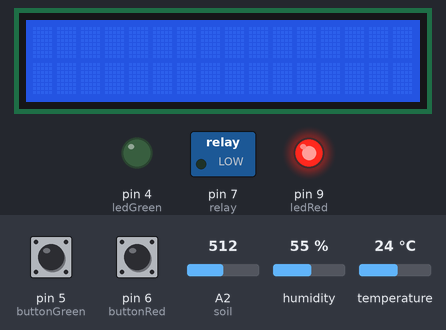
Bench run of a sketch on a simulated Arduino Uno, built with avr-gcc and run on an emulated ATmega328P. On the bench: 16×2 character LCD, switched loads named in the sketch (green lamp = pin HIGH), output pins drawn as LEDs (lit = HIGH). The inputs (shaded band) are chosen by the test bench; at power-on: humidity 55 %, pin 5 (buttonGreen) HIGH, A2 (soil) = 512, temperature 24 °C, pin 6 (buttonRed) HIGH.

Above: at 1.2 s.
1.3 s: humidity set to 22 %
At 11.0 s:
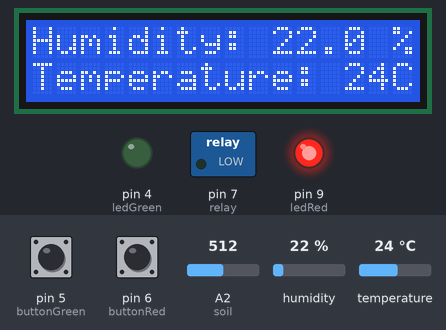
14.3 s: pin 5 (buttonGreen) pulled LOW for 3 s
At 16.4 s:
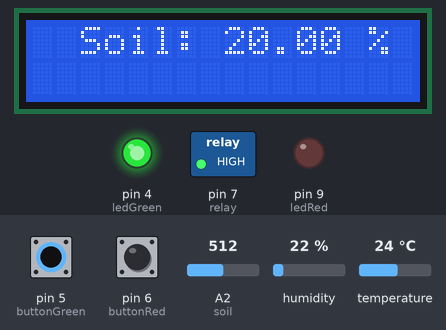
30.3 s: A2 (soil) set to 716
At 30.8 s:
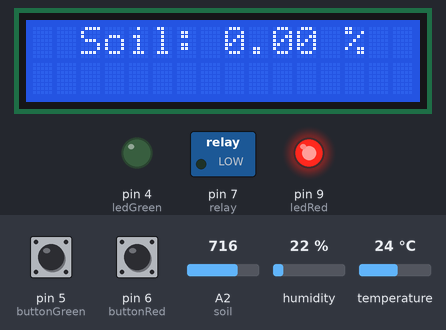
43.3 s: temperature set to 12 °C
At 56.1 s:
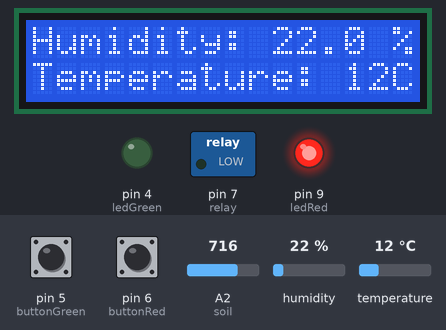
56.3 s: A2 (soil) set to 511
At 62.1 s:
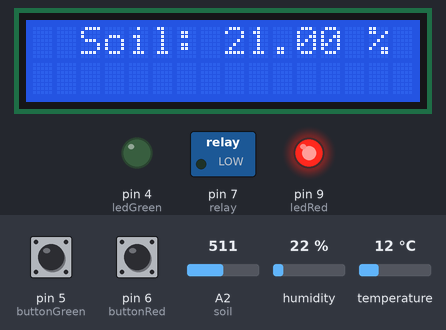
67.2 s: humidity set to 40 %
At 71.2 s:
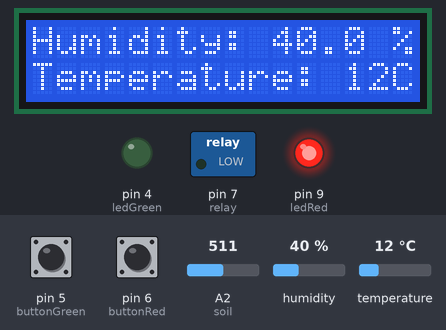
Timing chart, 0 to 72.7 s (numbered marks = the images above; inputs shaded):
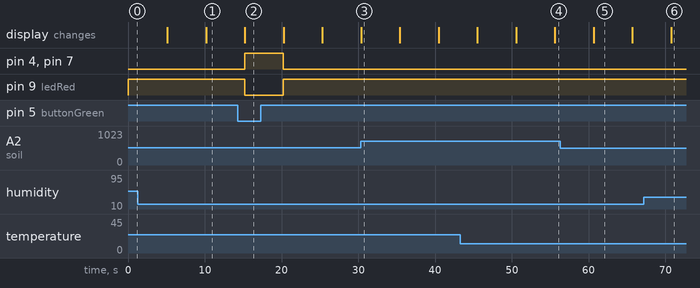

The sketch:

SmartIrrigation.ino
```cpp
#include <Wire.h>
#include <LiquidCrystal_I2C.h>
#include <DHT.h>
LiquidCrystal_I2C lcd(0x27, 16, 2);
#include <SoftwareSerial.h>
SoftwareSerial espCom(2, 3);

#define soil A2
#define relay 7
#define relayON 1
#define relayOFF 0
#define ledRed 9
#define ledGreen 4
#define buttonRed 6
#define buttonGreen 5
#define dhtPin 8
#define dhtType DHT11
DHT dht(dhtPin, dhtType);

bool ledGreenOn = false;
bool ledRedOn = true;


int switchOnValue = 0;

float soilStart = 0.0, soilEnd = 0.0, mean = 0.0;

String dateTime;

enum DisplayState {
  INITIAL,
  HUMIDITY_TEMP,
  SOIL_MOISTURE
};

DisplayState currentState = DisplayState::INITIAL;

unsigned long previousDisplayMillis = 0;
const long displayInterval = 4000;

void setup() {
  Serial.begin(9600);
  espCom.begin(115200);
  dht.begin();
  lcd.init();
  lcd.backlight();
  pinMode(soil, INPUT);
  pinMode(relay, OUTPUT);
  pinMode(ledRed, OUTPUT);
  pinMode(ledGreen, OUTPUT);
  pinMode(buttonRed, INPUT_PULLUP);
  pinMode(buttonGreen, INPUT_PULLUP);

  // init awal
  digitalWrite(relay, relayOFF);
  digitalWrite(ledRed, HIGH);
  digitalWrite(ledGreen, LOW);
}

void loop() {
  int rBtnRed = digitalRead(buttonRed);
  int rBtnGreen = digitalRead(buttonGreen);
  float humidity, moisture, temperature, moisturePercent;
  if (millis() - previousDisplayMillis >= displayInterval) {
    humidity = dht.readHumidity();
    moisture = analogRead(soil);
    temperature = dht.readTemperature();

    moisturePercent = map(moisture, 284, 568, 100, 0);
    if (moisturePercent < 0) {
      moisturePercent = 0;
    } else if (moisturePercent > 100) {
      moisturePercent = 100;
    }

    switch (currentState) {
      case DisplayState::INITIAL:
        lcd.clear();
        lcd.setCursor(5, 0);
        lcd.print("Smart");
        lcd.setCursor(3, 1);
        lcd.print("Irrigation");
        currentState = DisplayState::HUMIDITY_TEMP;
        break;

      case DisplayState::HUMIDITY_TEMP:
        lcd.clear();
        lcd.setCursor(0, 0);
        lcd.print("Humidity: " + String(humidity, 1) + " %");
        lcd.setCursor(0, 1);
        lcd.print("Temperature: " + String(temperature, 0) + "C");
        currentState = DisplayState::SOIL_MOISTURE;
        break;

      case DisplayState::SOIL_MOISTURE:
        lcd.clear();
        lcd.setCursor(2, 0);
        lcd.print("Soil: " + String(moisturePercent) + " %");
        currentState = DisplayState::INITIAL;
        break;
    }

    previousDisplayMillis = millis();  // Update time after display update
  }
//
  // Button handling for LED and relay control
  if (rBtnRed == 0 || moisturePercent >= mean) {
    ledGreenOn = false;
    ledRedOn = true;
  }


  if (rBtnGreen == 0) {
    ledGreenOn = true;
    ledRedOn = false;
  }

  // Relay and LED control based on LED state
  if (ledRedOn ) {
    digitalWrite(relay, relayOFF);
    digitalWrite(ledRed, HIGH);
    digitalWrite(ledGreen, LOW);
  }

  if (ledGreenOn) {
    digitalWrite(relay, relayON);
    digitalWrite(ledRed, LOW);
    digitalWrite(ledGreen, HIGH);
  }

  // SEND DATA KE ESP
  String dataToSend = "/a/" + String(humidity) + ";" + String(moisturePercent) + ";" + String(temperature) + ";" + String(ledGreenOn) + ";";
  espCom.println(dataToSend);

  // Data dari ESP8266
  if (espCom.available()) {                              // Periksa apakah ada data yang tersedia dari ESP8266
    String receivedData = espCom.readStringUntil('\n');  // Baca data dari ESP8266

    // terima data alarm
    if (receivedData.startsWith("/m/")) {

      String data = receivedData.substring(3);  // Hapus penanda dari data

      if (data.toInt() == 1) {
        ledGreenOn = true;
        ledRedOn = false;
      }
    } else if( receivedData.startsWith("/n/") ){
        String data = receivedData.substring(3);  // Hapus penanda dari data
        // Pisahkan data menjadi bagian-bagian terpisah
        int separatorIndex = data.indexOf(';');
        String switchOn = data.substring(0, separatorIndex);
        data = data.substring(separatorIndex + 1);
        separatorIndex = data.indexOf(';');
        String inputSoilStart = data.substring(0, separatorIndex);
        String inputSoilEnd = data.substring(separatorIndex + 1);

        // Konversi string
        switchOnValue = switchOn.toInt();
        float inputSoilStartValue = inputSoilStart.toFloat();
        float inputSoilEndValue = inputSoilEnd.toFloat();

        // if(switchOnValue == 1){
        //   ledGreenOn = true;
        //   ledRedOn = false;
        // }
        // else if(switchOnValue == 0){
        //   ledGreenOn = false;
        //   ledRedOn = true;
        // }

        soilStart = inputSoilStartValue;

        soilEnd = inputSoilEndValue;

        mean = (soilEnd - soilStart) / 2;

        if(moisturePercent < soilStart){
          ledGreenOn = true;
          ledRedOn = false;
        }

        if(moisturePercent >= soilStart){
          ledGreenOn = false;
          ledRedOn = true;
        }

      }
  }

  delay(5000);
}
```

Measured:
- after the input at 14.3 s, pin 4 (ledGreen), pin 7 (relay): LOW → HIGH after 0.91 s, → LOW 5.0 s later; pin 9 (ledRed): HIGH → LOW after 0.91 s, → HIGH 5.0 s later
- what the display in image 3 shows lasts 5.0 s, from 30.4 s to 35.4 s
